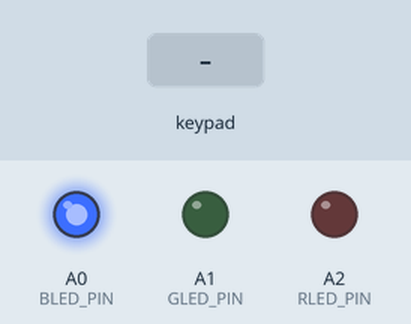
Recording of a sketch running on a simulated Arduino Uno, built with avr-gcc and run on an emulated ATmega328P. Parts: output pins drawn as LEDs (lit = HIGH). Inputs (shaded band) come from the test bench.

Above: at 1.2 s.
1.3 s: keypad keys 1 5 6 B D pressed 0.4 s apart
At 3.7 s:
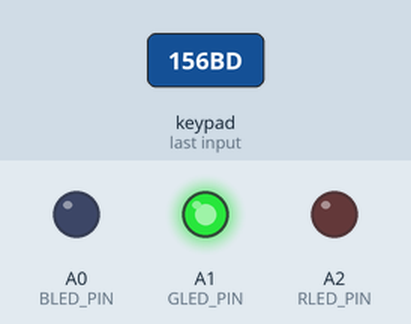
4.8 s: key '*' pressed
At 5.7 s:
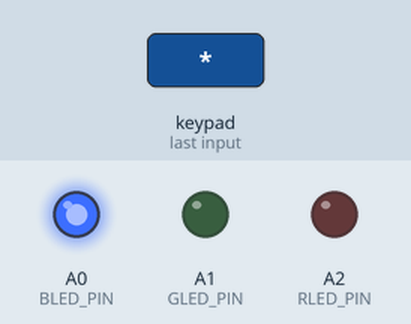
Timing chart, 0 to 7.8 s (numbered marks = the images above; inputs shaded):
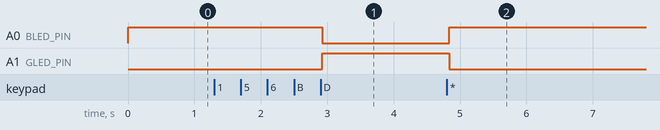

The sketch:

smart_security_system_arduino_uno.ino
```cpp
#include <Keypad.h>

const byte ROWS = 4; //four rows
const byte COLS = 4; //four columns
char keys[ROWS][COLS] = {
  {'1','2','3','A'},
  {'4','5','6','B'},
  {'7','8','9','C'},
  {'*','0','#','D'}
};

byte colPins[COLS] = {5, 4, 3, 2}; //connect to the column pinouts of the keypad
byte rowPins[ROWS] = {9, 8, 7, 6}; //connect to the row pinouts of the keypad

Keypad keypad = Keypad( makeKeymap(keys), rowPins, colPins, ROWS, COLS );


#define MAX_PASS_LEN 10
#define LOCK_KEY '*'
#define CLEAR_KEY '0'
#define BACK_KEY '#'
#define SUBMIT_KEY 'D'
#define SECOND 1000
#define MINUTE 60*SECOND
#define DANGER "Danger!!"

#define RLED_PIN A2
#define GLED_PIN A1
#define BLED_PIN A0

bool locked;
int len;
int remaining_tries;
static char pass[MAX_PASS_LEN+100]; // extra size for buffer overflow failsafe
static const char PASSWORD[MAX_PASS_LEN+100] = "156B";

void try_pass();
bool is_pswd();
void toggle_lock();
void send_warning();
void glow_red();
void glow_green();
void glow_blue();

void setup(){
   Serial.begin(115200);
   locked = true;
   len = 0;
   remaining_tries = 3;
   pinMode(RLED_PIN, OUTPUT);
   pinMode(GLED_PIN, OUTPUT);
   pinMode(BLED_PIN, OUTPUT);
   glow_blue();
}

void loop(){
  char key = keypad.getKey();

  if (key) {
    if (!locked && key != LOCK_KEY) {
      //skip
    }
    else if (key == LOCK_KEY) {
//      Serial.println("locking..");
      if (!locked)
        toggle_lock();
    } else if (key == CLEAR_KEY) {
      len = 0;
      memset(pass, 0, sizeof(pass));
    } else if (key == BACK_KEY) {
      len = max(0, len-1);
      memset(pass+len, 0, sizeof(pass)-len);
    } else if (key == SUBMIT_KEY) {
      try_pass();
    } else {
//        Serial.println(key);
      pass[len++] = key;
      if (len == MAX_PASS_LEN) {
          try_pass();
      }
    }
  }

  delay(50); // saving processor power
}

void try_pass() {
//  Serial.println(pass);
  if (!is_pswd()) {
    if (remaining_tries == 0) {
      send_warning();
    } else {
      remaining_tries--;
    }
  } else {
      toggle_lock();
  }
  len = 0;
  memset(pass, 0, sizeof(pass));
}

bool is_pswd() {
  if (len == 0)
    return false;
//  Serial.print("ispaswd: ");
//  Serial.println(pass);
  for (int i=0; i<len; i++) {
//    Serial.print(i);
    if (pass[i] != PASSWORD[i])
      return false;
  }
  return true;
}

void toggle_lock() {
//  Serial.print("\ntogglecalled: ");
//  Serial.println(pass);
  locked = !locked;
  if (locked) {
    glow_blue();
  } else {
    glow_green();
  }
  memset(pass, 0, sizeof(pass));
  len = 0;
  remaining_tries = 3;
  if (locked) {
    delay(1000);
  }
}

void send_warning() {
  Serial.println(DANGER);
  remaining_tries = 3;
  glow_red();
  delay(10000);
}

void glow_red() {
  analogWrite(RLED_PIN, 255);
  analogWrite(GLED_PIN, 0);
  analogWrite(BLED_PIN, 0);
}

void glow_green() {
  analogWrite(RLED_PIN, 0);
  analogWrite(GLED_PIN, 255);
  analogWrite(BLED_PIN, 0);
}

void glow_blue() {
  analogWrite(RLED_PIN, 0);
  analogWrite(GLED_PIN, 0);
  analogWrite(BLED_PIN, 255);
}
```

Measured:
- after the input at 1.3 s, A0 (BLED_PIN): HIGH → LOW after 1.6 s; A1 (GLED_PIN): LOW → HIGH after 1.6 s
- after the input at 4.8 s, A0 (BLED_PIN): LOW → HIGH at once; A1 (GLED_PIN): HIGH → LOW at once
